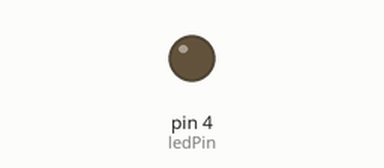
The sketch below on a simulated Arduino Uno, built with avr-gcc and run on an emulated ATmega328P. On the bench: output pins drawn as LEDs (lit = HIGH).

Above: at 2.0 s.
Timing chart, 0 to 6.5 s (numbered marks = the images above):
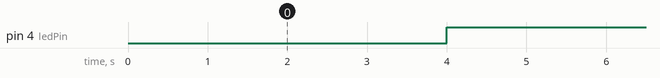

The sketch:

APAGAR_Y_PRENDER_LED.ino
```cpp
const int ledPin = 4;

int estadoLed = LOW;

unsigned long milisegundosAntes = 0;


long intervalo = 4000;

void setup() {

  pinMode(ledPin, OUTPUT);
}

void loop() {
  unsigned long tiempoActual = millis();

  if (tiempoActual - milisegundosAntes >= intervalo) {
    milisegundosAntes = tiempoActual;

    if (estadoLed == LOW) {
      estadoLed = HIGH;
      intervalo = 4000;
    } else {
      estadoLed = LOW;
      intervalo = 1000;
    }

    digitalWrite(ledPin, estadoLed);
  }
}
```

Measured:
- by itself, pin 4 (ledPin): alternates HIGH for 4.0 s and LOW for 1.0 s
